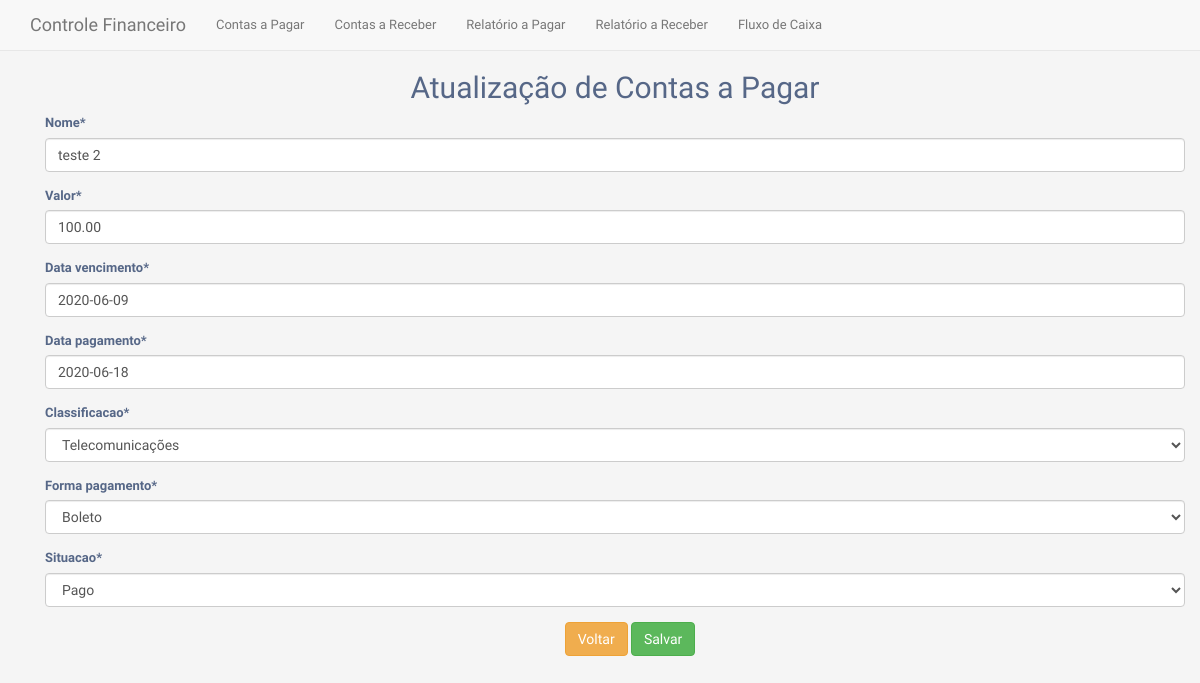
/pagamento/atualizar/2/, run on an earlier commit of the app's database.
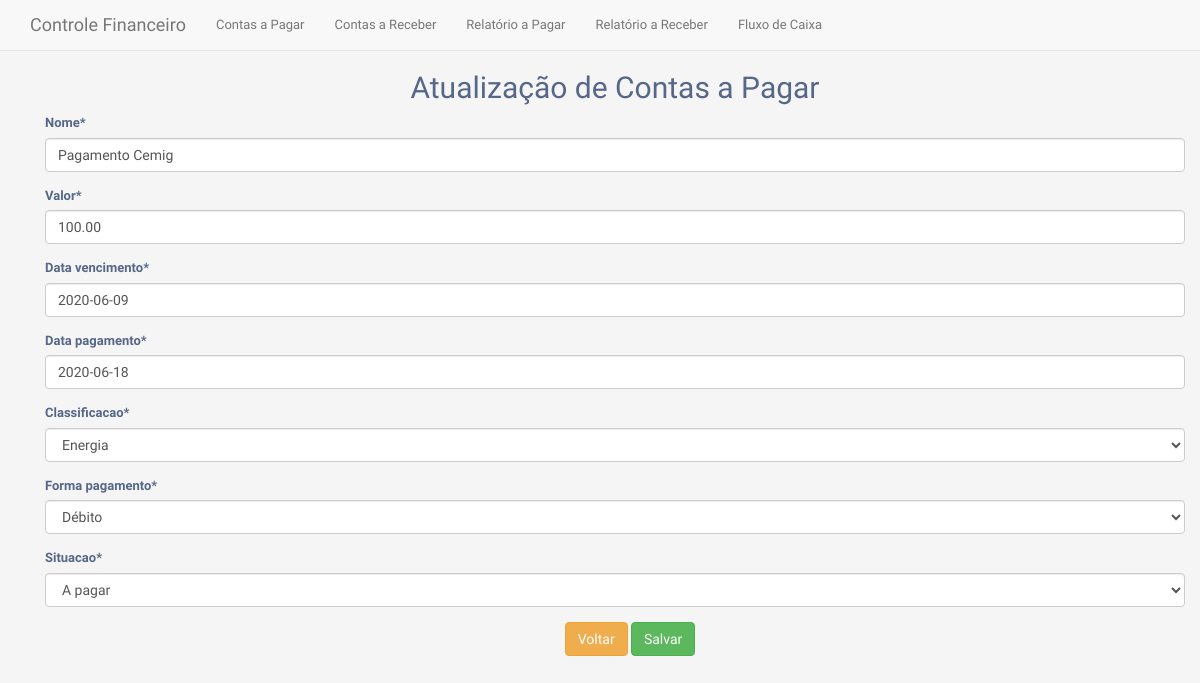
And on a later commit of the database.
### contas/models.py (models this page shows, shortened)
class ContasPagar(models.Model):
    nome = models.CharField(max_length=200)
    valor = models.DecimalField(max_digits=7, decimal_places=2)
    data_vencimento = models.DateField(null = True)
    data_pagamento = models.DateField(null = True)
    dt_criacao = models.DateTimeField(auto_now_add=True)
    CP_CLASSIFICACAO_CHOICES = [
        ('1', 'Telecomunicações'),
        ('2', 'Água'),
        ('3', 'Energia'),
        ('4', 'Alimentação'),
        ('5', 'Outros'),
    ]
    classificacao = models.CharField(
        max_length=4,
        choices=CP_CLASSIFICACAO_CHOICES,
        default=1,
    )
    CP_FORMA_PAGAMENTO_CHOICES = [
        ('1', 'Boleto'),
        ('2', 'Crédito'),
        ('3', 'Débito'),
        ('4', 'Depósito'),
        ('5', 'Outros'),
    ]
    forma_pagamento = models.CharField(
        max_length=4,
        choices=CP_FORMA_PAGAMENTO_CHOICES,
        default=1,
    )
    CP_SITUACAO_CHOICES = [
        ('1', 'Pago'),
        ('2', 'A pagar'),
    ]
    situacao = models.CharField(
        max_length=4,
        choices=CP_SITUACAO_CHOICES,
        default=2,
    )
    class Meta:
        verbose_name_plural: 'ContasPagar'

### contas/views/contas_pagar.py (the view)
# urls.py: path('pagamento/atualizar/<int:pk>/', cpv.atualizar, name="atualizar_pagamento"),
def atualizar(request, pk):
    data = {}
    conta = ContasPagar.objects.get(id=pk)
    form = ContasPagarForm(request.POST or None, instance=conta)
    if form.is_valid():
        form.save()
        return redirect('listar_pagamento')
    data['operacao'] = 'Atualização de Contas a Pagar'
    data['form'] = form
    return render(request, 'contas/contasPagarCreateUpdate.html', data)

### contas/forms/contaspagar_form.py
class ContasPagarForm(ModelForm):
    class Meta:
        model = ContasPagar
        fields = ['nome', 'valor', 'data_vencimento', 'data_pagamento', 'classificacao', 'forma_pagamento', 'situacao']

### contas/templates/contas/contasPagarCreateUpdate.html
{% extends 'contas/base.html' %} {% load crispy_forms_tags %} {% block content %}
<div class="container">
    <h2 class="text-center">{{ operacao }}</h2>
    <form method="post">
        {% csrf_token %} {{ form|crispy }}
        <div class="container">
            <div class="row">
                <div class="col text-center">
                    <a href="{% url 'listar_pagamento' %}" class="btn btn-warning"><span>Voltar</span></a>
                    <button type="submit" class="btn btn-success">Salvar</button>
                </div>
            </div>
        </div>
    </form>
</div>
{% endblock %}

What changed in the data, as far as the page shows it:
changed ContasPagar: nome "teste 2" → "Pagamento Cemig"; classificacao "Telecomunicações" → "Energia"; forma_pagamento "Boleto" → "Débito"; situacao "Pago" → "A pagar"
